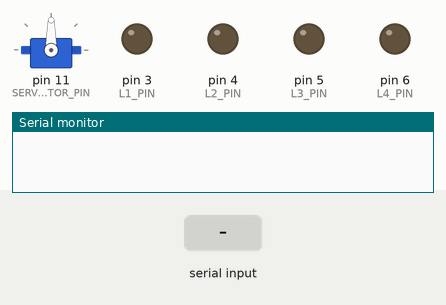
A program run on a simulated Arduino Uno, built with avr-gcc and run on an emulated ATmega328P. Parts: servo, output pins drawn as LEDs (lit = HIGH), the last lines printed to the serial monitor. The inputs (shaded band) are chosen by the test bench.

Above: at 1.2 s.
1.3 s: "MANUAL:1\n" received over Serial
At 2.04 s:
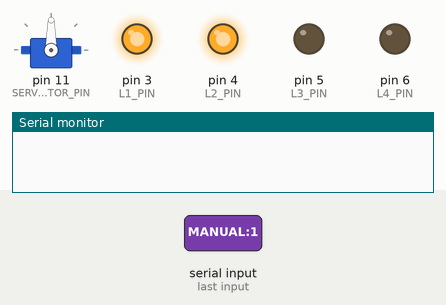
At 2.6 s:
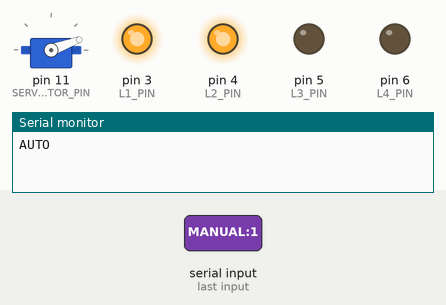
Timing chart, 0 to 4.3 s (numbered marks = the images above; inputs shaded):
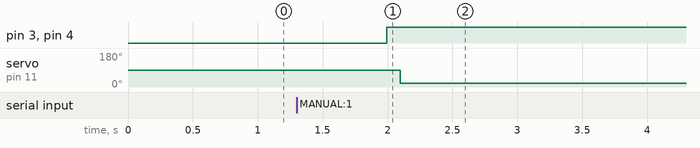

The program:

main.cpp
```cpp
#include <Arduino.h>

#include "comm/BluetoothMsgService.h"
#include "comm/SerialMsgService.h"
#include "scheduler/Scheduler.h"
#include "tasks/main/MainTask.h"
#include "tasks/irrigation/IrrigationTask.h"
#include "model/SmartGardenImpl.h"

SmartGarden* garden;
Scheduler* scheduler;

void setup() {
    Serial.begin(9600);
    MsgService.init();
    BTMsgService.init();
    scheduler = new Scheduler(100);
    garden = new SmartGardenImpl();
    // Creates all the tasks
    Task* main = new MainTask(500, garden);
    Task* irrigation = new IrrigationTask(100, garden);
    scheduler->addTask(main);
    scheduler->addTask(irrigation);
}

void loop() {
    scheduler->schedule();
}
```

ActuatorsFactory.h
```cpp
#ifndef __ACTUATORS_FACTORY__
#define __ACTUATORS_FACTORY__

#include "light/Light.h"
#include "servo/ServoMotor.h"

/**
 * @brief A factory for the actuators of the system.
 */
class ActuatorsFactory {

public:

    /**
     * @brief Create a new Light object.
     * @param buttonPin the pin physically attached to the light.
     * @return Light* a pointer to the new light
     */
    virtual Light* createLight(const int buttonPin) const = 0;

    /**
     * @brief Creates a new servo motor object.
     * @param servoMotorPin the pin physically attached to the servo motor.
     * @return ServoMotor* a pointer to the new servo motor.
     */
    virtual ServoMotor* createServoMotor(const int servoMotorPin) const = 0;

};

#endif
```

HwActuatorsFactory.cpp
```cpp
#include "HwActuatorsFactory.h"
#include "../boundary/light/Led.h"
#include "../boundary/servo/ServoMotorImpl.h"

Light* HwActuatorsFactory::createLight(const int lightPin) const {
    return new Led(lightPin);
}

ServoMotor* HwActuatorsFactory::createServoMotor(const int servoMotorPin) const {
    auto servo = new ServoMotorImpl(servoMotorPin);
    servo->on();
    return servo;
}
```

HwActuatorsFactory.h
```cpp
#ifndef __HW_ACTUATORS_FACTORY__
#define __HW_ACTUATORS_FACTORY__

#include "ActuatorsFactory.h"

class HwActuatorsFactory: public ActuatorsFactory {

public:
    Light* createLight(const int lightPin) const;
    ServoMotor* createServoMotor(const int servoMotorPin) const;

};

#endif
```

Led.cpp
```cpp
#include <Arduino.h>
#include "Led.h"

#define MIN_ADC_VALUE 0
#define MAX_ADC_VALUE 255

Led::Led(const int pinLed) {
    this->pin = pinLed;
    pinMode(this->pin, OUTPUT);
}

void Led::switchOff() {
    digitalWrite(this->pin, LOW);
}

void Led::switchOn() {
    digitalWrite(this->pin, HIGH);
}

void Led::switchOn(int intensity) {
    if (intensity <= MAX_ADC_VALUE && intensity >= MIN_ADC_VALUE) {
        analogWrite(this->pin, intensity);
    }
}
```

Led.h
```cpp
#ifndef __LED_H__
#define __LED_H__

#include "Light.h"

class Led: public Light {

public:
    Led(const int pinLed);
    void switchOn() override;
    void switchOn(int intensity) override;
    void switchOff() override;

private:
    int pin;

};

#endif
```

Light.h
```cpp
#ifndef __LIGHT_H__
#define __LIGHT_H__

/**
 * @brief An "interface" modeling a light.
 */
class Light {

public:
    /**
     * @brief Switch on the light.
     */
    virtual void switchOn() = 0;

    /**
     * @brief Switch on the light and set the
     * intensity given in input.
     * @param intensity the intensity value
     */
    virtual void switchOn(int intensity) = 0;

    /**
     * @brief Switch off the light.
     */
    virtual void switchOff() = 0;

};

#endif
```

ServoMotor.h
```cpp
#ifndef __SERVO_MOTOR__
#define __SERVO_MOTOR__

/**
 * @brief An "interface" modeling a servo motor.
 */
class ServoMotor {

public:
    /**
     * @brief Turn on the motor.
     */
    virtual void on() = 0;

    /**
     * @brief Set the Position of the servo motor.
     * @param angle an angle (expressed in degree)
     */
    virtual void setPosition(const int angle) = 0;

    /**
     * @brief Turn off the motor.
     */
    virtual void off() = 0;

};

#endif
```

ServoMotorImpl.cpp
```cpp
#include "ServoMotorImpl.h"

ServoMotorImpl::ServoMotorImpl(const int servoMotorPin)
    : pin(servoMotorPin) { }

void ServoMotorImpl::on() {
    servoMotor.attach(pin);
}

void ServoMotorImpl::off() {
    servoMotor.detach();
}

void ServoMotorImpl::setPosition(const int angle) {
    // 750 -> 0, 2250 -> 180
    // 750 + angle*(2250-750)/180
    float coeff = (2250.0 - 750.0) / 180;
    servoMotor.write(750 + angle * coeff);
}
```

ServoMotorImpl.h
```cpp
#ifndef __SERVO_MOTOR_IMPL__
#define __SERVO_MOTOR_IMPL__

#include <ServoTimer2.h>
#include "ServoMotor.h"

class ServoMotorImpl: public ServoMotor {

public:
    ServoMotorImpl(const int servoMotorPin);
    void on();
    void setPosition(const int angle);
    void off();

private:
    int pin;
    ServoTimer2 servoMotor;

};

#endif
```

BluetoothMsgService.cpp
```cpp
#include "BluetoothMsgService.h"
#include "../setup.h"

BluetoothMsgService BTMsgService(BT_ARDUINO_RX, BT_ARDUINO_TX);

BluetoothMsgService::BluetoothMsgService(int rxPin, int txPin){
    channel = new SoftwareSerial(rxPin, txPin);
}

void BluetoothMsgService::init(){
    content.reserve(256);
    channel->begin(9600);
    availableMsg = NULL;
}

void BluetoothMsgService::sendMsg(Msg msg){
    channel->println(msg.getContent());
}

bool BluetoothMsgService::isMsgAvailable(){
    while (channel->available()) {
        char ch = (char) channel->read();
        if (ch == '\n'){
            availableMsg = new Msg(content);
            content = "";
            return true;
        } else {
            content += ch;
        }
    }
    return false;
}

Msg* BluetoothMsgService::receiveMsg(){
    if (availableMsg != NULL){
        Msg* msg = availableMsg;
        availableMsg = NULL;
        return msg;
    } else {
        return NULL;
    }
}
```

BluetoothMsgService.h
```cpp
#ifndef __MSG_SERVICE_BT__
#define __MSG_SERVICE_BT__

#include <Arduino.h>
#include <SoftwareSerial.h>
#include "Msg.h"

/**
 * @brief The bluetooth communication service.
 */
class BluetoothMsgService {

public:
    /**
     * @brief Construct a new Bluetooth Msg Service object.
     * @param rxPin the RX (receiver) pin
     * @param txPin the TX (sender) pin
     */
    BluetoothMsgService(int rxPin, int txPin);

    /**
     * @brief Initialize the blueetoth service.
     */
    void init();

    /**
     * @brief Returns true if the message is available, false otherwise.
     * @return true if an available message has not been
     * already consumed, false otherwise.
     */
    bool isMsgAvailable();

    /**
     * @brief Returns the last message received.
     * @return Msg* a pointer to the last message.
     * @note The message deallocation is responsability of the client!
     */
    Msg* receiveMsg();

    /**
     * @brief Sends a new message through the bluetooth.
     * @param msg the string representation of the message to send.
     */
    void sendMsg(Msg msg);

private:
    String content;
    Msg* availableMsg;
    SoftwareSerial* channel;

};

extern BluetoothMsgService BTMsgService;

#endif
```

Msg.h
```cpp
#ifndef __MSG__
#define __MSG__

#include <Arduino.h>

/**
 * @brief A simple class modeling the concept of a message.
 */
class Msg {

public:
    Msg(String content){
        this->content = content;
    }

    /**
     * @brief Get the string representation of the message.
     * @return String the message
     */
    String getContent(){
        return content;
    }

private:
    String content;

};

#endif
```

SerialMsgService.cpp
```cpp
#include "Arduino.h"
#include "SerialMsgService.h"

static String content;
SerialMsgService MsgService;

bool SerialMsgService::isMsgAvailable() {
    return msgAvailable;
}

Msg* SerialMsgService::receiveMsg() {
    if (msgAvailable) {
        Msg* msg = currentMsg;
        msgAvailable = false;
        currentMsg = NULL;
        content = "";
        return msg;
    } else {
        return NULL;
    }
}

void SerialMsgService::init() {
    Serial.begin(9600);
    content.reserve(256);
    content = "";
    currentMsg = NULL;
    msgAvailable = false;
}

void SerialMsgService::sendMsg(const String& msg) {
    Serial.println(msg);
}

/**
 * @brief This is the Arduino interrupt callback of a new serial event.
 */
void serialEvent() {
    while (Serial.available()) {
        char ch = (char) Serial.read();
        if (ch == '\n'){
            MsgService.currentMsg = new Msg(content);
            MsgService.msgAvailable = true;
        } else {
            content += ch;
        }
    }
}
```

SerialMsgService.h
```cpp
#ifndef __SERIAL_MSG_SERVICE__
#define __SERIAL_MSG_SERVICE__

#include <Arduino.h>
#include "Msg.h"

/**
 * @brief The serial communication service.
 */
class SerialMsgService {

public:
    /** The current message. */
    Msg* currentMsg;
    /** A boolean property for msg availability check. */
    bool msgAvailable;

    /**
     * @brief Initialize the serial service.
     */
    void init();

    /**
     * @brief Returns true if the message is available, false otherwise.
     * @return true if an available message has not been
     * already consumed, false otherwise.
     */
    bool isMsgAvailable();

    /**
     * @brief Returns the last message received.
     * @return Msg* a pointer to the last message.
     * @note The message deallocation is responsability of the client!
     */
    Msg* receiveMsg();

    /**
     * @brief Sends a new message through the serial line.
     * @param msg the string representation of the message to send.
     */
    void sendMsg(const String& msg);
};

extern SerialMsgService MsgService;

#endif
```

IrrigationSystem.h
```cpp
#ifndef __IRRIGATION_SYSTEM__
#define __IRRIGATION_SYSTEM__

enum OnOffState {
    ON,
    OFF
};

class IrrigationSystem {

public:

    virtual void irrigate() = 0;

    virtual void stop() = 0;

    virtual void setIrrigationSpeed(int speed) = 0;

    virtual OnOffState getState() = 0;

    virtual void setState(OnOffState newState) = 0;

};

#endif
```

IrrigationSystemImpl.cpp
```cpp
#include "IrrigationSystemImpl.h"

#define DEFAULT_SPEED = 1;

IrrigationSystemImpl::IrrigationSystemImpl(ServoMotor* servoMotor): servo(servoMotor) {
    state = OFF;
}

void IrrigationSystemImpl::moveServo() {
    static int angle = 0;
    if (angle >= 180) {
        angle = 0;
    }
    angle += speed;
    servo->setPosition(angle);
}

void IrrigationSystemImpl::irrigate() {
    moveServo();
}

void IrrigationSystemImpl::stop() {
    servo->setPosition(0);
}

void IrrigationSystemImpl::setIrrigationSpeed(int speed) {
    this->speed = speed;
}

OnOffState IrrigationSystemImpl::getState() {
    return state;
}

void IrrigationSystemImpl::setState(OnOffState newState) {
    state = newState;
}
```

IrrigationSystemImpl.h
```cpp
#ifndef __IRRIGATION_SYSTEM_IMPL__
#define __IRRIGATION_SYSTEM_IMPL__

#include "IrrigationSystem.h"
#include "../boundary/servo/ServoMotor.h"

class IrrigationSystemImpl: public IrrigationSystem {

public:
    IrrigationSystemImpl(ServoMotor* servoMotor);
    void irrigate() override;
    void stop() override;
    void setIrrigationSpeed(int speed) override;
    OnOffState getState() override;
    void setState(OnOffState newState) override;

private:
    ServoMotor* servo;
    void moveServo();
    int speed;
    OnOffState state;

};

#endif
```

LightingSystem.h
```cpp
#ifndef __LIGHTING_SYSTEM__
#define __LIGHTING_SYSTEM__

class LightingSystem {

public:

    virtual void activate(const int brightnessIntensity) = 0;

    virtual void deactivate() = 0;

    virtual bool isActive() = 0;

    virtual void setL1(bool active) = 0;

    virtual void setL2(bool active) = 0;

    virtual void setL3(int lightness) = 0;

    virtual void setL4(int lightness) = 0;

};

#endif
```

LightingSystemImpl.cpp
```cpp
#include <Arduino.h>
#include "LightingSystemImpl.h"

LightingSystemImpl::LightingSystemImpl(Light* l1, Light* l2, Light* l3, Light* l4) {
    this->l1 = l1;
    this->l2 = l2;
    this->l3 = l3;
    this->l4 = l4;
    active = false;
}

void LightingSystemImpl::activate(const int brightnessIntensity) {
    l1->switchOn();
    l2->switchOn();
    int intensity = map(brightnessIntensity, 4, 0, 0, 256);
    l3->switchOn(intensity);
    l4->switchOn(intensity);
    active = true;
}

void LightingSystemImpl::deactivate() {
    l1->switchOff();
    l2->switchOff();
    l3->switchOff();
    l4->switchOff();
    active = false;
}

bool LightingSystemImpl::isActive() {
    return active;
}

void LightingSystemImpl::setL1(bool active) {
    if (active) {
        l1->switchOn();
    } else {
        l1->switchOff();
    }
}

void LightingSystemImpl::setL2(bool active) {
    if (active) {
        l2->switchOn();
    } else {
        l2->switchOff();
    }
}

void LightingSystemImpl::setL3(int lightness) {
    l3->switchOn(lightness);
}

void LightingSystemImpl::setL4(int lightness) {
    l4->switchOn(lightness);
}
```

LightingSystemImpl.h
```cpp
#ifndef __LIGHTING_SYSTEM_IMPL__
#define __LIGHTING_SYSTEM_IMPL__

#include "../boundary/light/Light.h"
#include "LightingSystem.h"

class LightingSystemImpl: public LightingSystem {

public:
    LightingSystemImpl(Light* l1, Light* l2, Light* l3, Light* l4);
    void activate(const int brightnessIntensity) override;
    void deactivate() override;
    bool isActive() override;
    void setL1(bool active) override;
    void setL2(bool active) override;
    void setL3(int lightness) override;
    void setL4(int lightness) override;

private:
    Light* l1;
    Light* l2;
    Light* l3;
    Light* l4;
    int brightnessLevel;
    bool active;

};

#endif
```

SmartGarden.h
```cpp
#ifndef __SMART_GARDEN__
#define __SMART_GARDEN__

#include "LightingSystem.h"
#include "IrrigationSystem.h"

/**
 * @brief An enum with the states of the Garden System.
 */
enum GardenState {
    AUTO,
    MANUAL,
    ALARM
};

class SmartGarden {

public:
    /**
     * @brief Get the State of the garden.
     * @return GardenState the current state of the garden
     */
    virtual GardenState getState() = 0;

    /**
     * @brief Set the State of the garden.
     * @param newState the new state of the garden
     */
    virtual void setState(GardenState newState) = 0;

    /**
     * @brief Get the garden Lighting System.
     * @return LightingSystem* a pointer to the lighting subsystem.
     */
    virtual LightingSystem* getLightingSystem() const = 0;

    /**
     * @brief Get the garden Irrigation System.
     * @return IrrigationSystem* a pointer to the irrigation subsystem.
     */
    virtual IrrigationSystem* getIrrigationSystem() const = 0;

};

#endif
```

SmartGardenImpl.cpp
```cpp
#include "SmartGardenImpl.h"
#include "../boundary/HwActuatorsFactory.h"
#include "IrrigationSystemImpl.h"
#include "LightingSystemImpl.h"
#include "../setup.h"

SmartGardenImpl::SmartGardenImpl() {
    auto factory = new HwActuatorsFactory();
    this->irrigationSystem = new IrrigationSystemImpl(factory->createServoMotor(SERVO_MOTOR_PIN));
    Light* l1 = factory->createLight(L1_PIN);
    Light* l2 = factory->createLight(L2_PIN);
    Light* l3 = factory->createLight(L3_PIN);
    Light* l4 = factory->createLight(L4_PIN);
    this->lightingSystem = new LightingSystemImpl(l1, l2, l3, l4);
    this->state = GardenState::AUTO;
}

IrrigationSystem* SmartGardenImpl::getIrrigationSystem() const {
    return this->irrigationSystem;
}

LightingSystem* SmartGardenImpl::getLightingSystem() const {
    return this->lightingSystem;
}

GardenState SmartGardenImpl::getState() {
    return this->state;
}

void SmartGardenImpl::setState(GardenState newState) {
    this->state = newState;
}
```

SmartGardenImpl.h
```cpp
#ifndef __SMART_GARDEN_IMPL__
#define __SMART_GARDEN_IMPL__

#include "SmartGarden.h"

class SmartGardenImpl: public SmartGarden {

public:
    SmartGardenImpl();
    GardenState getState() override;
    void setState(GardenState newState) override;
    LightingSystem* getLightingSystem() const override;
    IrrigationSystem* getIrrigationSystem() const override;

private:
    LightingSystem* lightingSystem;
    IrrigationSystem* irrigationSystem;
    GardenState state;

};

#endif
```

Scheduler.cpp
```cpp
#include <iterator>
#include "Scheduler.h"

Scheduler::Scheduler(const int basePeriod): basePeriod(basePeriod) {
    elapsedTime = 0;
    timer.setupPeriod(basePeriod);
}

void Scheduler::addTask(Task* const task) {
    activeTasks.push_back(task);
}

void Scheduler::schedule() {
    timer.waitForNextTick();
    std::list<Task*>::iterator task;
    for (task = activeTasks.begin(); task != activeTasks.end(); task++) {
        if ((*task)->updateAndCheckTime(basePeriod)) {
            (*task)->execute();
        }
    }
}
```

Scheduler.h
```cpp
#ifndef __SCHEDULER__
#define __SCHEDULER__

#include <SchedulerTimer.h>
#include <ArduinoSTL.h>
#include <list>
#include "../tasks/Task.h"

/**
 * @brief A class modeling a scheduler.
 */
class Scheduler {

public:
    /**
     * @brief Construct a new Scheduler object
     * @param basePeriod the period, measured in ms.
     * @note The period must be equals to the greatest
     * common divisor among the period of the tasks.
     */
    Scheduler(const int basePeriod);

    /**
     * @brief Add a task to the current active task bunch.
     * @param task a pointer to the task to add.
     */
    void addTask(Task* const task);

    /**
     * @brief Routine which, every basePeriod, executes each
     * task, according to its behaviour.
     */
    void schedule();

private:
    int basePeriod;
    int elapsedTime;
    std::list<Task*> activeTasks;
    SchedulerTimer timer;

};

#endif
```

setup.h
```cpp
#ifndef __SETUP__
#define __SETUP__

#define L1_PIN 3
#define L2_PIN 4
#define L3_PIN 5
#define L4_PIN 6

#define SERVO_MOTOR_PIN 11

#define BT_ARDUINO_TX 8
#define BT_ARDUINO_RX 7

#endif
```

BaseTask.h
```cpp
#ifndef __BASE_TASK__
#define __BASE_TASK__

#include "Task.h"

class BaseTask : public Task {

private:
    const int myPeriod;
    int elapsedTime;
    bool active;
    State* currentState;
    SmartGarden* garden;

public:
    BaseTask(const int period, SmartGarden* garden)
        : myPeriod(period)
        , garden(garden) {
        elapsedTime = 0;
    }

    void init(State *state) {
        currentState = nullptr;
        stateTransition(state);
    }

    virtual void execute() {
        currentState->handle();
    };

    void stateTransition(State *nextState) {
        if (currentState != nullptr) {
            delete currentState;
        }
        currentState = nextState;
        currentState->setTask(this);
    }

    bool updateAndCheckTime(const int basePeriod) {
        elapsedTime += basePeriod;
        if (elapsedTime >= myPeriod) {
            elapsedTime = 0;
            return true;
        } else {
            return false;
        }
    }

    SmartGarden* Garden() {
        return garden;
    }

};

#endif
```

ClosedState.cpp
```cpp
#include "ClosedState.h"
#include "OpenedState.h"

void ClosedState::handle() {
    if (getTask()->Garden()->getIrrigationSystem()->getState() == ON) {
        this->getTask()->stateTransition(new OpenedState());
    }
}
```

Source omitted: Task.h (1089 bytes), ClosedState.h (153 bytes), IrrigationTask.h (406 bytes), OpenedState.cpp (709 bytes), OpenedState.h (219 bytes), AutoState.cpp (1439 bytes), AutoState.h (269 bytes), IdleState.cpp (441 bytes), IdleState.h (149 bytes), MainTask.h (271 bytes), ManualState.cpp (1671 bytes), ManualState.h (236 bytes) and 2 more

Measured:
- after the input at 1.3 s, pin 3 (L1_PIN), pin 4 (L2_PIN): LOW → HIGH after 0.69 s; servo on pin 11 (SERVO_MOTOR_PIN): 90° → 20° after 0.80 s
